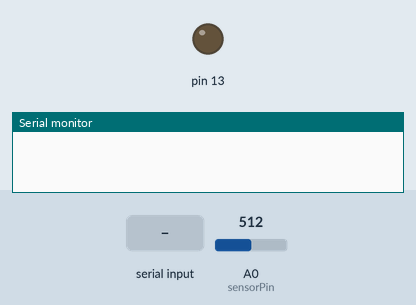
Recording of a sketch running on a simulated Arduino Uno, built with avr-gcc and run on an emulated ATmega328P. On the bench: output pins drawn as LEDs (lit = HIGH), the last lines printed to the serial monitor. Inputs (shaded band) come from the test bench; at power-on: A0 (sensorPin) = 512.

Above: at 1.2 s.
1.3 s: "10\n" received over Serial
At 1.7 s:
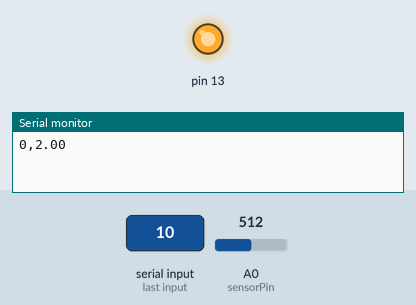
2.8 s: "90,45\n" received over Serial
At 4.0 s:
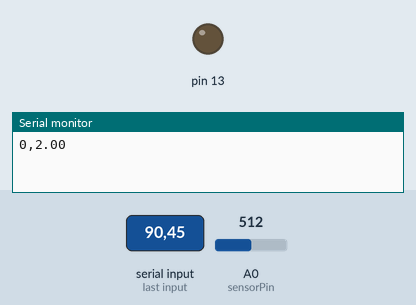
4.3 s: "11\n" received over Serial
At 5.2 s:
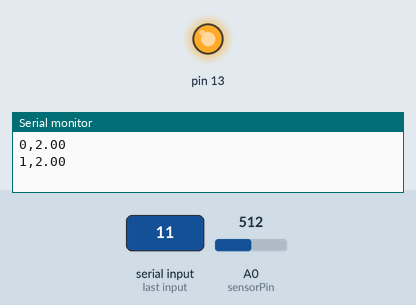
Timing chart, 0 to 7.3 s (numbered marks = the images above; inputs shaded):
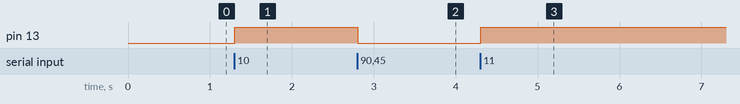

Measured:
- after the input at 1.3 s, pin 13: LOW → HIGH at once
- after the input at 2.8 s, pin 13: HIGH → LOW at once
- after the input at 4.3 s, pin 13: LOW → HIGH at once

The sketch:

arduino_ev.ino
```cpp
//bueno
int sensorPin = A0;
float valorsensor;
//float valorsensor2;
char readed;
String fill;
int fillint;
bool wait;
String ok;
bool test;

void setup()
{
  Serial.begin(9600);
  pinMode(13, OUTPUT);
  wait = false;
  ok = "False";
  test=false;
}

void loop()
{
  //delay(50);
  if (Serial.available() || test==true)
  {
    readed = Serial.read();
    fill +=readed;
    if(readed=='\n' || test==true)
    {
       fillint=fill.toInt();
       if(test==true){
        fillint=11;
       }
       if(fillint == 10 || fillint == 11){
       valorsensor= analogRead(sensorPin);
        if(valorsensor < 155){
        valorsensor=155;
       }
        if(valorsensor > 520){
        valorsensor=520;
       }
       if(test==true){
        Serial.println(valorsensor);
       }
       valorsensor=map(valorsensor, 520, 155, 0, 100);
       Serial.print(wait);
       Serial.print(",");

       Serial.println(valorsensor);
          if(wait){
            digitalWrite(13, HIGH);
            if (valorsensor > 95){
              wait = false;
              ok = "False";
            }
          }

          else if(valorsensor < 80){
            digitalWrite(13, HIGH);
            wait = true;
            ok = "True";
          }

          else if(fillint == 11){
            digitalWrite(13, HIGH);
          }
          else {
          digitalWrite(13, LOW);
          }
        }
        else{
          digitalWrite(13, LOW);
        }


        fill="";
    }
   }
}
```
